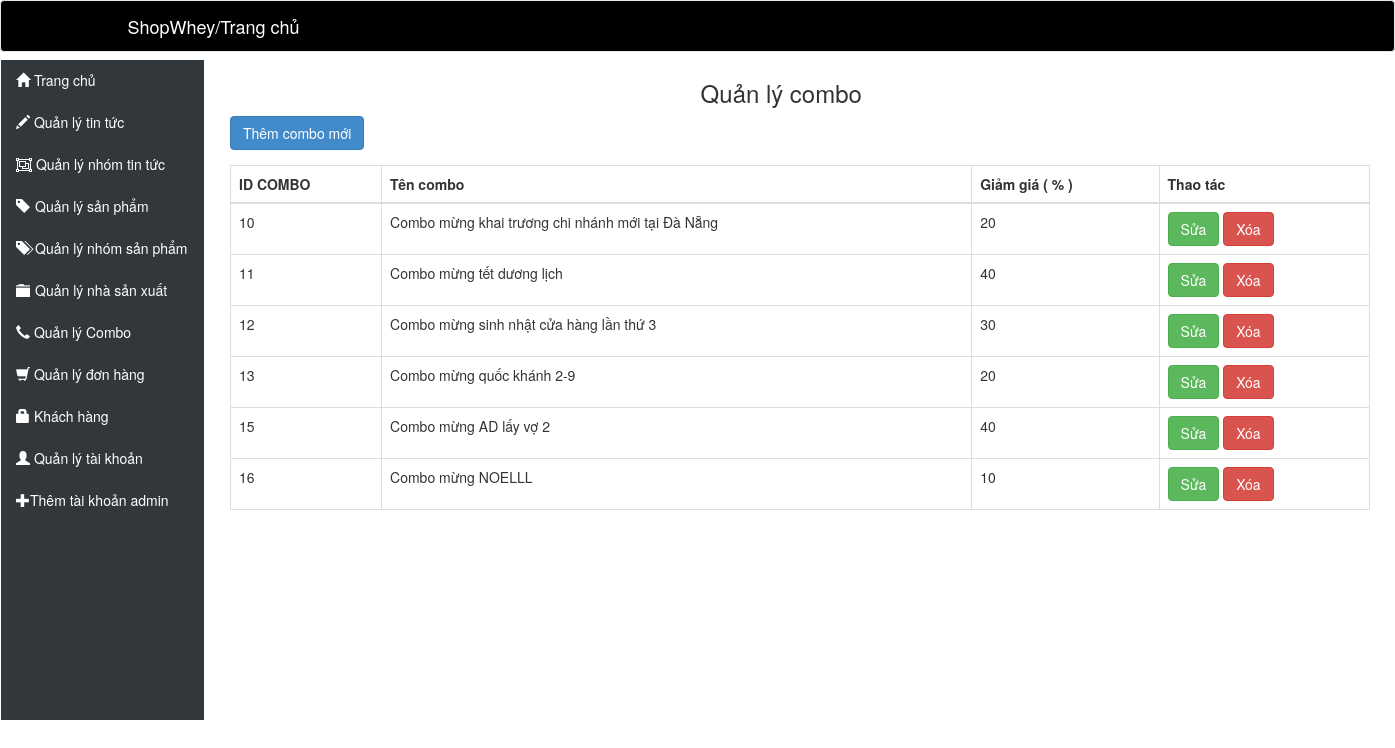
/admin/Index.php?page=quanlycombo, run on the app's committed database.
### tables this page shows
CREATE TABLE IF NOT EXISTS `tbl_combo` (
`Idcombo` int(11) NOT NULL,
  `Namecombo` varchar(250) NOT NULL,
  `Giamgia` int(5) NOT NULL,
  `Idsanpham` varchar(250) NOT NULL
);

### admin/View/quanlycombo.php (the view, shortened to what this page needs)
<!DOCTYPE html>
<html lang="en">
<head>
</head>
<body>
	<?php
		$sql = "SELECT * FROM tbl_combo";
		$query = mysqli_query($conn, $sql);
	?>
	<h3 class="text-center">Quản lý combo</h3>
	<div class="container-fluid">
		<div class="row">
			<div class="col-xs-12 col-sm-12 col-md-12 col-lg-12">
				<a href="Index.php?page=themcombo" class="btn btn-primary">Thêm combo mới</a>
			</div>
		</div>
	</div>
		<div class="container">
	  <table class="table table-bordered">
	    <thead>
	      <tr>
	        <th>ID COMBO</th>
	        <th>Tên combo</th>
	        <th>Giảm giá ( % )</th>
	        <th>Thao tác</th>
	      </tr>
	    </thead>
	    <tbody>
    	<?php
			while ($row = mysqli_fetch_array($query)) {
		?>
	      <tr>
	        <td><?php echo($row["Idcombo"]) ?></td>
	        <td><?php echo($row["Namecombo"]) ?></td>
	        <td><?php echo($row["Giamgia"]) ?></td>
	        <td><a class="btn btn-success" href="Index.php?page=suacombo&&id=<?php echo($row['Idcombo']) ?>">Sửa</a>  <a class="btn btn-danger" href="Index.php?page=xoacombo&&id=<?php echo($row['Idcombo']) ?> "onclick="return confirm('Bạn có chắc chắn muốn xóa')">Xóa</a></td>
	      </tr>
  		<?php } ?>
	    </tbody>
	  </table>
	</div>
</body>
</html>

### admin/View/quanlycombo.php (style rules this page uses)
a.btn-primary { margin-bottom: 15px; }

### data on the page
tbl_combo: Idcombo "10", Namecombo "Combo mừng khai trương chi nhánh mới tại Đà Nẵng", Giamgia "20"
tbl_combo: Idcombo "11", Namecombo "Combo mừng tết dương lịch", Giamgia "40"
tbl_combo: Idcombo "12", Namecombo "Combo mừng sinh nhật cửa hàng lần thứ 3", Giamgia "30"
tbl_combo: Idcombo "13", Namecombo "Combo mừng quốc khánh 2-9", Giamgia "20"
tbl_combo: Idcombo "15", Namecombo "Combo mừng AD lấy vợ 2", Giamgia "40"
tbl_combo: Idcombo "16", Namecombo "Combo mừng NOELLL", Giamgia "10"
